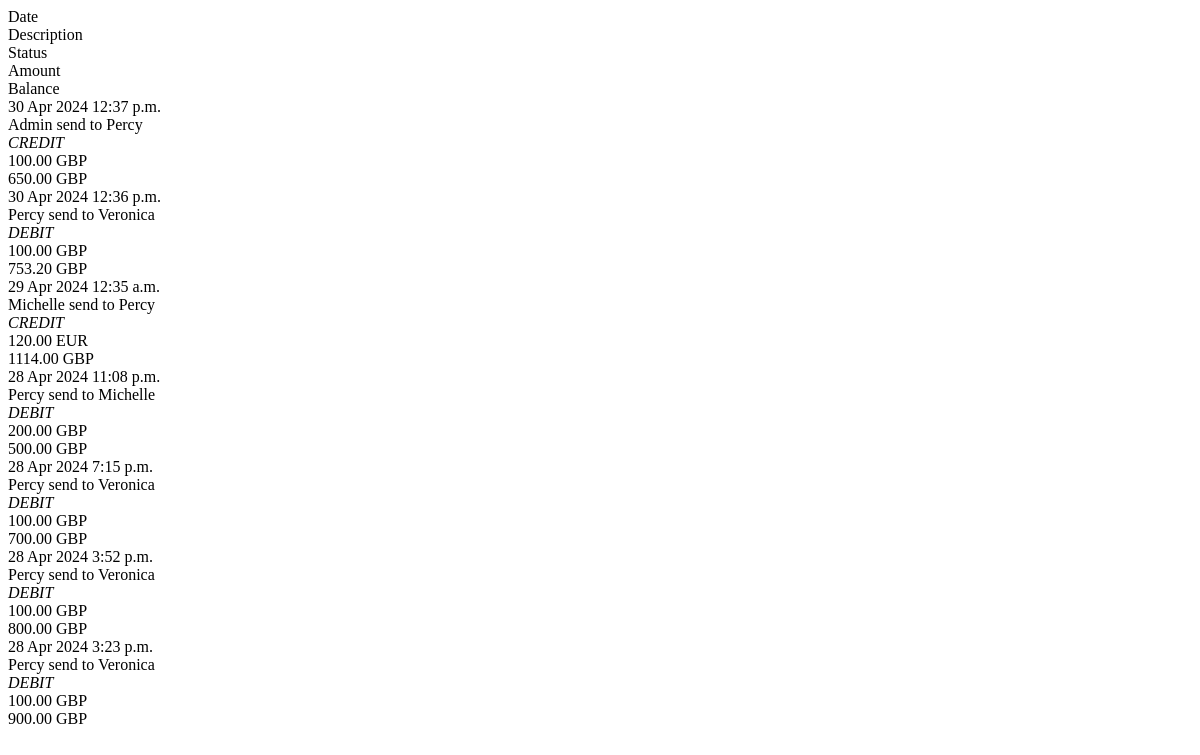
The page /webapps2024/payapp/modal/transaction-list (signed in) on the database as committed earlier.
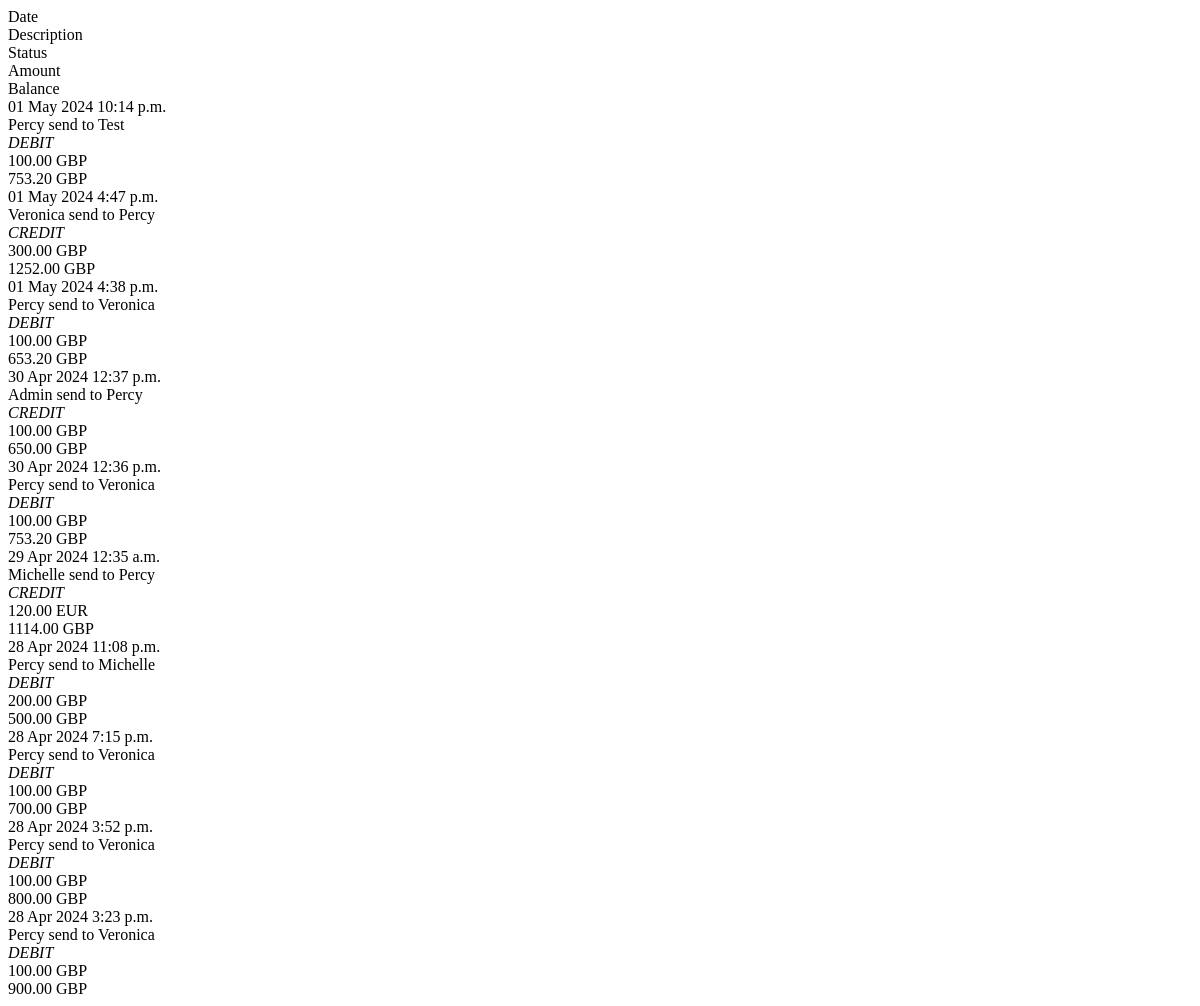
The same page on the database as committed later.
### payapp/models.py (models this page shows, shortened)
class Transaction(models.Model):
    tid = models.CharField(max_length=255)
    sender = models.ForeignKey(User, on_delete=models.CASCADE, related_name='sender')
    receiver = models.ForeignKey(User, on_delete=models.CASCADE, related_name='receiver')
    amount = models.DecimalField(decimal_places=2, max_digits=12)
    balance = models.DecimalField(decimal_places=2, max_digits=12)
    currency = models.CharField(max_length=5, choices=Currency.choices, default=Currency.GBP)
    status = models.CharField(max_length=10, choices=TransactionStatus.choices, default=TransactionStatus.PENDING)
    datetime = models.DateTimeField(auto_now_add=False)

### walletapp/models.py (models this page shows, shortened)
class Wallet(models.Model):
    user = models.OneToOneField(User, on_delete=models.CASCADE, related_name='wallet')
    balance = models.DecimalField(default=1000, decimal_places=2, max_digits=15)
    currency = models.CharField(max_length=5, choices=Currency.choices, default=Currency.GBP)

### payapp/views.py (the view)
# urls.py: path('modal/transaction-list', views.transaction_list, name='transaction-list'),
@login_required(login_url='login')
def transaction_list(request):
    if request.method == 'GET':
        limit = int(request.GET.get('limit')
                    ) if request.GET.get('limit') else 100
        sort = request.GET.get('sort')
        sortby = request.GET.get('sortby')
        type = request.GET.get('type') or 'user'
        transactions = []
        if type == 'all':
            transactions = get_all_trans()
        else:
            transactions = get_trans_id(
                request.user.id, limit=limit, sort=sort, sortby=sortby)
        if len(transactions) == 0:
            context = {
                'title': 'Oops !! You have not made any transactions yet.',
                'message': 'Please return after completing a transaction to view details.'
            }
            return render(request, 'payapp/transaction/modal/empty.html', context)
        for tr in transactions:
            if tr.sender.id == request.user.id:
                tr.type = 'DEBIT'
            else:
                tr.type = 'CREDIT'
        context = {
            'transactions': transactions,
            'type': type
        }
        return render(request, 'payapp/transaction/modal/transaction-table.html', context)
    raise Http404()

### notificationapp/context_processors.py (called while the page is built)
def get_notifications(request):
    notification_count = None
    if request.user.is_authenticated:
        user = request.user
        notification_count = Notification.objects.filter(user=user, seen=False).count()
        return {'notification_count': notification_count}
    else:
        return{'notification_count': notification_count}

### payapp/context_processors.py (called while the page is built)
def get_profile_picture(request):
    if request.user.is_authenticated:
        user_profile = UserProfile.objects.get(user=request.user)
        return {'user_profile': user_profile}
    else:
        return {'user_profile': None}

### payapp/core/transactions/transactions.py (called while the page is built)
def get_trans_id(user_id: int, limit=50, sort='dsc', sortby='datetime') -> list:
    transactions = Transaction.objects.filter(
        Q(sender_id__exact=user_id) |
        Q(receiver_id__exact=user_id)
    )
    sortby = sortby or 'datetime'
    if sort == 'asc':
        orderby = sortby
    else:
        orderby = f'-{sortby}'
    return transactions.all().order_by(orderby)[:limit]

### templates/payapp/transaction/modal/transaction-table.html (shortened to what this page needs)
<div class="transaction-title py-2 px-4" id="transaction-table">
    <div class="row fw-00">
        <div class="col-sm-2 text-center"><span class="">Date</span></div>
        <div class="col col-sm-5">Description</div>
        {% if type == 'user' %}
        <div class="col-auto col-sm-2 d-none d-sm-block text-center">Status</div>
        {% endif %}
        <div class="col text-center">Amount</div>
        <div class="col text-center">Balance</div>
    </div>
</div>
<div id="transaction-list">
    {% for t in transactions %}
    <div class="transaction-list {% if t.type == 'DEBIT' %}table-warning{% endif %}">
        <div class="transaction-item px-4 py-3">
            <div class="row align-items-center flex-row" hx-get="{% url 'transaction-detail' %}?tid={{t.id}}" hx-trigger="click" hx-target="#dialog">
                <div class="col-sm-2 text-center"> <span class="d-block text-4 fw-300">{{t.datetime|date:"d M Y"}}</span> <span class="d-block text-1 fw-300 text-uppercase">{{t.datetime| time}}</span> </div>
                <div class="col col-sm-5"> <span class="d-block text-4">{{t.sender.first_name}}</span> <span class="text-muted">send to {{t.receiver.first_name}}</span> </div>
                {% if type == 'user' %}
                {% if t.type == 'DEBIT' %}
                <div class="col-auto col-sm-2 d-none d-sm-block text-center"> <span class="text-warning"><i class="fas fa-caret-down text-danger">{{t.type}}</i></span> </div>
                {% else %}
                <div class="col-auto col-sm-2 d-none d-sm-block text-center"> <span class="text-warning"><i class="fas fa-caret-up text-success">{{t.type}}</i></span> </div>
                {% endif %}
                {% endif %}
                <div class="col text-center"> <span class="d-sm-block text-3">{{t.amount}}</span> <span class="text-2 text-uppercase">{{t.currency}}</span> </div>
                <div class="col text-center"> <span class="d-sm-block text-3">{{t.balance}} {{request.user.wallet.currency}} </span>  </div>
            </div>
        </div>
    </div>
    {% endfor %}
</div>

Rows that differ between the two databases and show on the page:
added Transaction: datetime "01 May 2024", datetime "10:14 p.m.", sender.first_name "Percy", receiver.first_name "Test", type "DEBIT", amount "100.00", currency "GBP", balance "753.20", {{ request.user.wallet.currency }} "GBP"
added Transaction: datetime "01 May 2024", datetime "4:47 p.m.", sender.first_name "Veronica", receiver.first_name "Percy", type "CREDIT", amount "300.00", currency "GBP", balance "1252.00", {{ request.user.wallet.currency }} "GBP"
added Transaction: datetime "01 May 2024", datetime "4:38 p.m.", sender.first_name "Percy", receiver.first_name "Veronica", type "DEBIT", amount "100.00", currency "GBP", balance "653.20", {{ request.user.wallet.currency }} "GBP"
